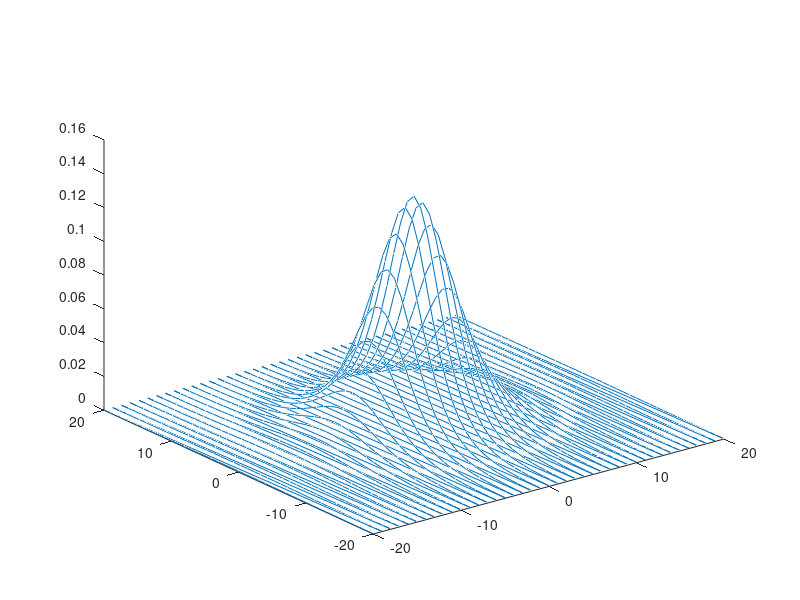

Reproduce this figure in MATLAB.
function hua2wei

clear all
clc,close all
Nu = 4;
R = diag([25,25]);
P = diag([25,25]);
Rinv = eye(size(R))/R;



x = [];
y = [];
z = [];
for i = -20:1:20
    for j = -20:1:20
        x = [x i];
        y = [y j];
        m = [i,j]';
 
Psi = Rinv * (m*m' + P);
t1 = trace(Psi);
t2 = (Nu+2)/(Nu+t1);

vp = trace(Psi);
lq = -0.5*t2*vp+((Nu+2)/2-1)*log(t2)-t2;
lq2 = -0.5*t2*m'*Rinv*m;%-0.5*(x-xm)'*Pinv*(x-xm);
lq = exp(lq);
lq2 = exp(lq2);
qx = lq*lq2;
z = [z qx];
    end
end
figure(21)
plot3(x,y,z)